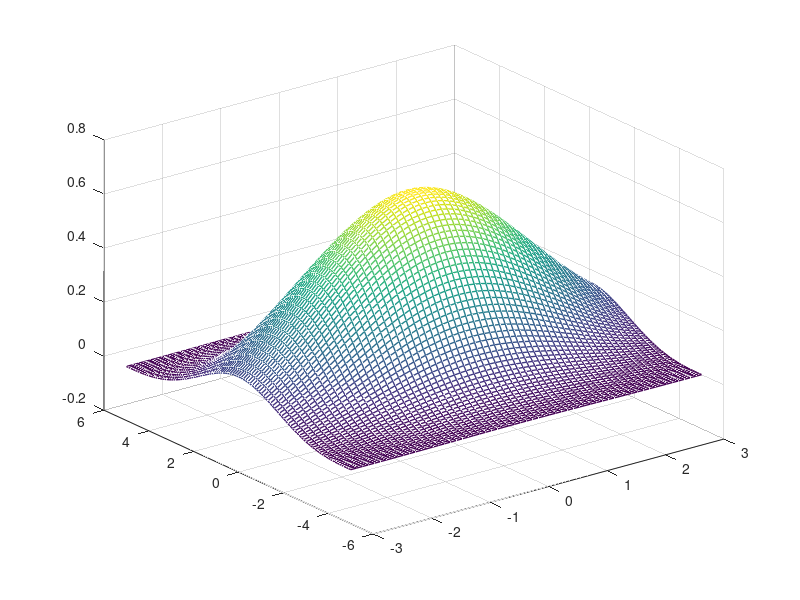

MATLAB code for this plot:
bound1=3;bound2=5;res=0.1;
t1=-bound1:res:bound1;
t2=-bound2:res:bound2;
[x,y]=meshgrid(t1,t2);[r,c]=size(x);z=zeros(r,c);
for i=1:r 
    for j=1:c
        ii=x(1,j);jj=y(i,1);
        s=norm([ii jj])/norm([bound1 bound2]);
        if s<=1/2
            z(i,j)=2/3-4*s^2+4*s^3;
        else if s<=1
                z(i,j)=4/3-4*s+4*s^2-4/3*s^3;
            else
                z(i,j)=0;
            end
        end
    end
end
figure
mesh(x,y,z,'FaceLighting','gouraud','LineWidth',1);